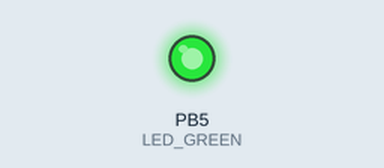
Simulated run of this program. Board: ATmega328P, built with avr-gcc and emulated at 16 MHz. Shown: output pins drawn as LEDs (lit = HIGH).

Above: at 0.5 s.
At 12.0 s:
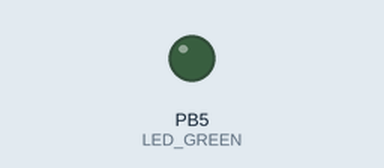
Timing chart, 0 to 16.3 s (numbered marks = the images above):
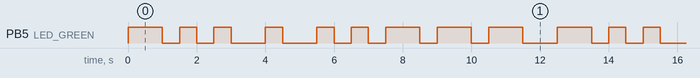

Measured:
- by itself, PB5 (LED_GREEN): repeats every 12.5 s: 2 × (LOW 0.50 s, HIGH 0.50 s), 2 × (LOW 1.0 s, HIGH 0.50 s), LOW 0.50 s, HIGH 0.50 s, 3 × (LOW 0.50 s, HIGH 1.0 s), LOW 1.0 s, HIGH 1.0 s
- by itself, everything shown: repeats every 12.5 s, in 18 steps

The program:

main.c
```c
// (licence header left out)
/* Defines -----------------------------------------------------------*/
#define LED_GREEN   PB5     // AVR pin where green LED is connected
#define SHORT_DELAY 500      // Delay in milliseconds
#define LONG_DELAY  1000	// Delay in milliseconds
#ifndef F_CPU
#define F_CPU 16000000      // CPU frequency in Hz required for delay func
#endif

/* Includes ----------------------------------------------------------*/
#include <util/delay.h>     // Functions for busy-wait delay loops
#include <avr/io.h>         // AVR device-specific IO definitions

/* Variables ---------------------------------------------------------*/

/* Function prototypes -----------------------------------------------*/

/* Functions ---------------------------------------------------------*/
/**
 * Toggle one LED and use the function from the delay library.
 */
int main(void)
{
    // Set pin as output in Data Direction Register
    // DDRB = DDRB or 0010 0000
    DDRB = DDRB | (1<<LED_GREEN);

    // Set pin LOW in Data Register (LED off)
    // PORTB = PORTB and 1101 1111
    PORTB = PORTB & ~(1<<LED_GREEN);

    // Infinite loop
    while (1)
    {
        // on loop start led is off

		// D
        PORTB = PORTB ^ (1<<LED_GREEN);// ON
		_delay_ms(LONG_DELAY); // -
		PORTB = PORTB ^ (1<<LED_GREEN);// OFF
		_delay_ms(SHORT_DELAY); // pause
		PORTB = PORTB ^ (1<<LED_GREEN);// ON
		_delay_ms(SHORT_DELAY); // .
		PORTB = PORTB ^ (1<<LED_GREEN);// OFF
		_delay_ms(SHORT_DELAY); // pause
		PORTB = PORTB ^ (1<<LED_GREEN);// ON
		_delay_ms(SHORT_DELAY); // .
		PORTB = PORTB ^ (1<<LED_GREEN);// OFF

		_delay_ms(LONG_DELAY); // pause between symbols

		//E
		PORTB = PORTB ^ (1<<LED_GREEN);// ON
		_delay_ms(SHORT_DELAY); // .
		PORTB = PORTB ^ (1<<LED_GREEN);// OFF

		_delay_ms(LONG_DELAY); // pause between symbols

		// 2
		PORTB = PORTB ^ (1<<LED_GREEN);// ON
		_delay_ms(SHORT_DELAY); // .
		PORTB = PORTB ^ (1<<LED_GREEN);// OFF
		_delay_ms(SHORT_DELAY); // pause
		PORTB = PORTB ^ (1<<LED_GREEN);// ON
		_delay_ms(SHORT_DELAY); // .
		PORTB = PORTB ^ (1<<LED_GREEN);// OFF
		_delay_ms(SHORT_DELAY); // pause
		PORTB = PORTB ^ (1<<LED_GREEN);// ON
		_delay_ms(LONG_DELAY); // -
		PORTB = PORTB ^ (1<<LED_GREEN);// OFF
		_delay_ms(SHORT_DELAY); // pause
		PORTB = PORTB ^ (1<<LED_GREEN);// ON
		_delay_ms(LONG_DELAY); // -
		PORTB = PORTB ^ (1<<LED_GREEN);// OFF
		_delay_ms(SHORT_DELAY); // pause
		PORTB = PORTB ^ (1<<LED_GREEN);// ON
		_delay_ms(LONG_DELAY); // -
		PORTB = PORTB ^ (1<<LED_GREEN);// OFF

		_delay_ms(LONG_DELAY); // pause between symbols
    }

    // Will never reach this
    return 0;
}

/* Interrupt routines ------------------------------------------------*/
```
